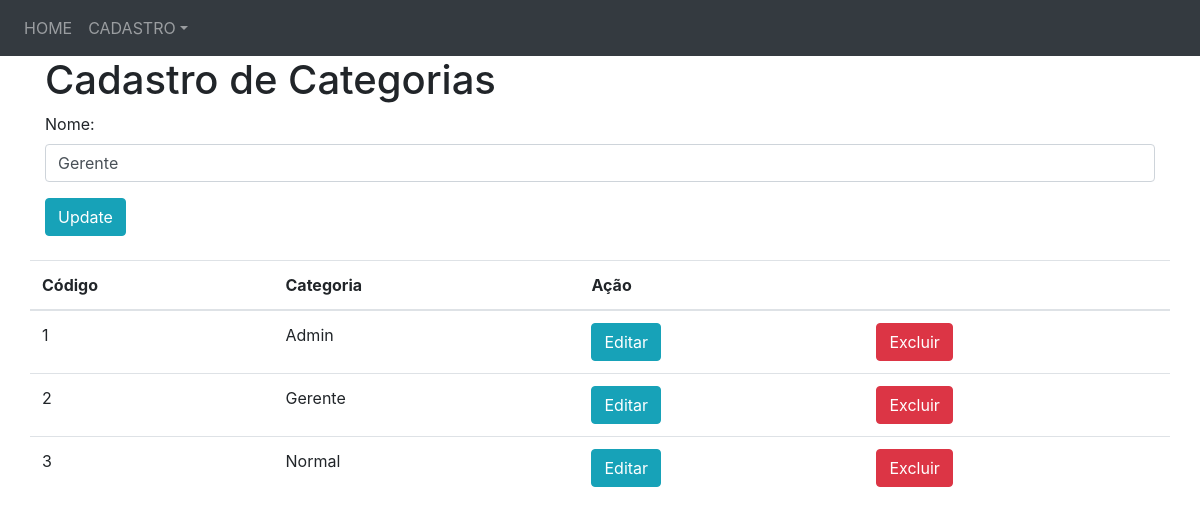
Screenshot of /categorias.php?editar=2 with the database file from the repository.
### tables this page shows
CREATE TABLE `categoria` (
  `codCategoria` int(11) NOT NULL AUTO_INCREMENT,
  `nomeCategoria` varchar(100) NOT NULL,
  PRIMARY KEY (`codCategoria`)
);

### categorias.php (the view, shortened to what this page needs)
<?php
	include "conexao.php";
	$update = false;
	$nameCat = '';
	if(isset($_GET['editar'])){
		$id = $_GET['editar'];
		$update = true;
		$sqlEdit = $conexao->prepare("SELECT * FROM categoria WHERE codCategoria=$id");
		$sqlEdit->execute();
		$result = $sqlEdit->fetchAll();
		foreach ($result as $categoria) {
			$nameCat = $categoria['nomeCategoria'];
		}
	}
?>
<!DOCTYPE html>
<html lang="pt-br">
<head>
  	<link rel="stylesheet" href="https://maxcdn.bootstrapcdn.com/bootstrap/4.3.1/css/bootstrap.min.css">
</head>
<body>
	<nav class="navbar navbar-expand-sm bg-dark navbar-dark">
		<ul class="navbar-nav">
			<li class="nav-item">
				<a class="nav-link" href="index.php">HOME</a>
			</li>
			<li class="nav-item dropdown">
				<a class="nav-link dropdown-toggle" href="#" id="navbardrop" data-toggle="dropdown">CADASTRO</a>
			</li>
		</ul>
	</nav>
	<div class="container">
		<h1>Cadastro de Categorias</h1>
		<form action="" method="POST">
			<div class="form-group">
				<label>Nome:</label>
				<input type="text" class="form-control" value="<?php echo $nameCat;?>" name="nameCat" id="nameCat" placeholder="Digite a categoria" title="Digite uma categoria" required="">
			</div>
			<?php if($update == true): ?>
				<button type="submit" class="btn btn-info" id="atualizarCategoria" title="Clique para atualizar o cadastro">Update</button>
			<?php else: ?>
				<button type="submit" class="btn btn-primary" id="cadastrarCategoria" title="Clique para realizar o cadastro">Cadastrar</button>
			<?php endif?>
		</form>
		<br>
		<div class="row">
		<table class="table table-hover">
			<thead>
				<th>Código</th>
				<th>Categoria</th>
				<th colspan="2">Ação</th>
			</thead>
			<tbody>
			<?php
				include "conexao.php";
				$sqlSelect = $conexao->prepare("SELECT * FROM categoria");
				$sqlSelect->execute();
				$fetchAll = $sqlSelect->fetchAll();
					foreach($fetchAll as $categoria){
						echo '<tr>';
						echo '	<td>'.$categoria['codCategoria'].'</td>';
						echo '	<td>'.$categoria['nomeCategoria'].'</td>';
						echo '	<td><a href="?editar='.$categoria["codCategoria"].'" class="btn btn-info">Editar</a></td>';
						echo '	<td><a href="?excluir='.$categoria["codCategoria"].'" class="btn btn-danger">Excluir</a></td>';
						echo '</tr>';
					}
			?>
			</tbody>
		</table>
		</div>
	</div>
</body>
</html>

### rows the page displays
categoria: nameCat "Gerente", codCategoria "2", nomeCategoria "Gerente"
categoria: codCategoria "1", nomeCategoria "Admin"
categoria: codCategoria "3", nomeCategoria "Normal"
